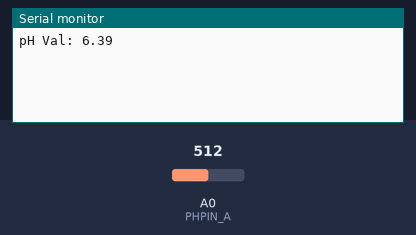
Bench run of a sketch on a simulated Arduino Uno, built with avr-gcc and run on an emulated ATmega328P. Shown: the last lines printed to the serial monitor. Inputs (shaded band) come from the test bench; at power-on: A0 (PHPIN_A) = 512.

Above: at 1.2 s.
1.3 s: A0 (PHPIN_A) set to 716
At 2.4 s:
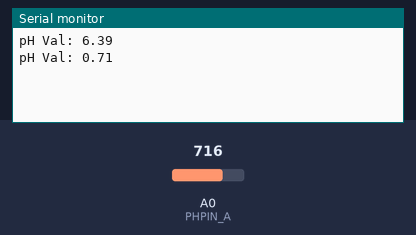
2.8 s: A0 (PHPIN_A) set to 900
At 3.4 s:
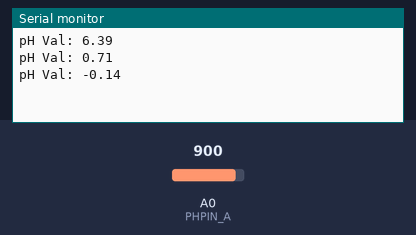
Timing chart, 0 to 5.8 s (numbered marks = the images above; inputs shaded):
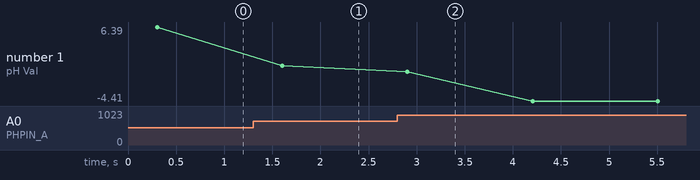

The sketch:

ph1.ino
```cpp
#include <Wire.h>
#include <Adafruit_GFX.h>
#include <SimpleTimer.h>

#define PHPIN_A A0

SimpleTimer timer;


// pH Sensor Variables
float calibration_value = 21.34 - 0.7;
int phval = 0;
unsigned long int avgval;
int buffer_arr[10],temp;

float ph_act;

void setup() {
  // put your setup code here, to run once:
  Serial.begin(9600);
}

void loop() {
   // Initiates SimpleTimer
  for(int i=0;i<10;i++)
  {
  buffer_arr[i]=analogRead(PHPIN_A);
  delay(30);
   }
  for(int i=0;i<9;i++)
  {
  for(int j=i+1;j<10;j++)
  {
  if(buffer_arr[i]>buffer_arr[j])
  {
  temp=buffer_arr[i];
  buffer_arr[i]=buffer_arr[j];
  buffer_arr[j]=temp;
  }
  }
  }
  avgval=0;
  for(int i=2;i<8;i++)
  avgval+=buffer_arr[i];
  float volt=(float)avgval*5.0/1024/6;
  ph_act = -5.70 * volt + calibration_value;

  Serial.print("pH Val: ");
  Serial.println(ph_act);
  delay(1000);
}
```

Measured:
- after the input at 1.3 s, the serial monitor: prints a new line after 0.30 s (image 1)
- after the input at 2.8 s, the serial monitor: prints a new line after 0.10 s (image 2)
- plotted number 1: 6.39 → 0.71 after the input at 1.3 s, 0.71 → -4.41 after the input at 2.8 s
